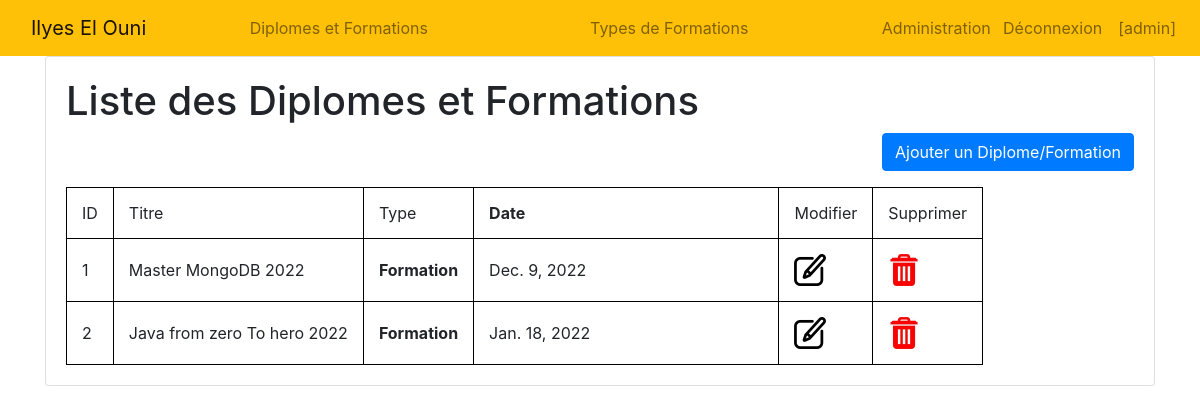
The app's page /configuration/diplomesFormationsCRUD/ (signed in) with its own data.
### configuration/models.py (models this page shows, shortened)
class diplomesFormations(models.Model):
    Titre = models.CharField(max_length=100)
    Type =  models.ForeignKey('Types', on_delete=models.CASCADE,)
    date = models.DateField()

class Types(models.Model):
    nom = models.CharField(max_length=100)

### configuration/views.py (the view)
# urls.py: path('diplomesFormationsCRUD/', views.diplomesFormationsCRUD, name="diplomesFormationsCRUD"),
def diplomesFormationsCRUD(request):
 listeDiplomesFormations = diplomesFormations.objects.all().values()
 listeTypes = Types.objects.all().values()
 context = {
 'listeDiplomesFormations': listeDiplomesFormations,
 'listeTypes': listeTypes,
 }
 return render(request, 'diplomesEtformations.html', {'data':context})

### configuration/templates/diplomesEtformations.html
<html>
<head>
    {% load static %}
    <link rel="stylesheet" href="{% static '../static/css/style.css' %}">
    <link rel="stylesheet" href="{% static '../static/css/bootstrap.min.css' %}">
</head>
<body>
    {% include "navbar.html" %}
    <div class="container">
        <div class="card mb-6">
            <div class="card-body">
                <h1>Liste des Diplomes et Formations</h1>
                    <p align="right">
                        <a href="addDiplomeFormation/" class="btn btn-primary">Ajouter un Diplome/Formation</a>
                    </p>
                <table border="1">
                    <thead>
                        <tr>
                            <td>ID</td>
                            <td>Titre</td>
                            <td>Type</td>
                            <th class="col-md-4">Date</th>
                            <td>Modifier</td>
                            <td>Supprimer</td>
                        </tr>
                    </thead>
                    <tbody>
                        {% for a in data.listeDiplomesFormations %}
                        <tr>
                            <td>{{ a.id }}</td>
                            <td>{{a.Titre}}</td>
                            {% for type in data.listeTypes %}
                                {% if type.id == a.Type_id %}
                                    <th>{{type.nom}}</th>
                                {% endif %}
                            {% endfor %}
                            <td>{{ a.date }}</td>
                            <td>
                                <a href="update_diplomesFormations/{{ a.id }}">
                                    <img height="32" width="32" src="{% static 'img/edit.png' %}">
                                </a>
                            </td>
                            <td>
                                <a href="del_diplomesFormations/{{ a.id }}" onclick="return confirm('Are you sure you want to delete this?')">
                                    <img height="32" width="32" src="{% static 'img/delete.jfif' %}">
                                </a>
                            </td>
                        </tr>
                        {% endfor %}
                    </tbody>
                </table>
            </div>
        </div>
    </div>
</body>
</html>

### configuration/templates/navbar.html (shortened to what this page needs)
<Navbar>
     {% if request.user.is_authenticated %}
        <nav class="navbar navbar-expand-sm navbar-light bg-warning">
    {% else %}
        <nav class="navbar navbar-expand-sm navbar-dark bg-dark">
    {% endif %}
        <a class="navbar-brand col-2" href="">Ilyes El Ouni </a>
        <div class="collapse navbar-collapse">
            <ul class="navbar-nav mr-auto">
            {% if request.user.is_authenticated %}
                <li class="nav-item col-7">
                    <a class="nav-link" href="{% url 'diplomesFormationsCRUD' %}">Diplomes et Formations</a>
                </li>
                <li class="nav-item col-6">
                    <a class="nav-link" href="{% url 'typesFormationsCRUD' %}">Types de Formations</a>
                </li>
                <li class="nav-item col-6">
                    <a class="nav-link" href="/admin">Administration</a>
                </li>
            {% endif %}
            </ul>
            <ul class="navbar-nav ml-auto">
                {% if request.user.is_authenticated %}
                <li class="nav-item">
                    <a class="nav-link" href="{% url 'disconnect' %}">Déconnexion</a>
                </li>
               <li class="nav-item">
                    <a class="nav-link" href="{% url 'diplomesFormationsCRUD' %}">[{{ request.session.username }}]</a>
                </li>
                {% else %}
                <li class="nav-item">
                    <a class="nav-link" href="{% url 'connect' %}">Configuration</a>
                </li>
                {% endif %}
            </ul>
    </nav>

### cv/static/css/style.css (style rules this page uses)
able, th, td { border: 1px solid black; border-collapse: collapse; padding: 15px; }

### records on screen
diplomesFormations: id "1", Titre "Master MongoDB 2022", date "Dec. 9, 2022"
Types: nom "Formation"
diplomesFormations: id "2", Titre "Java from zero To hero 2022", date "Jan. 18, 2022"

### other values on screen
{{ request.session.username }} "admin"
